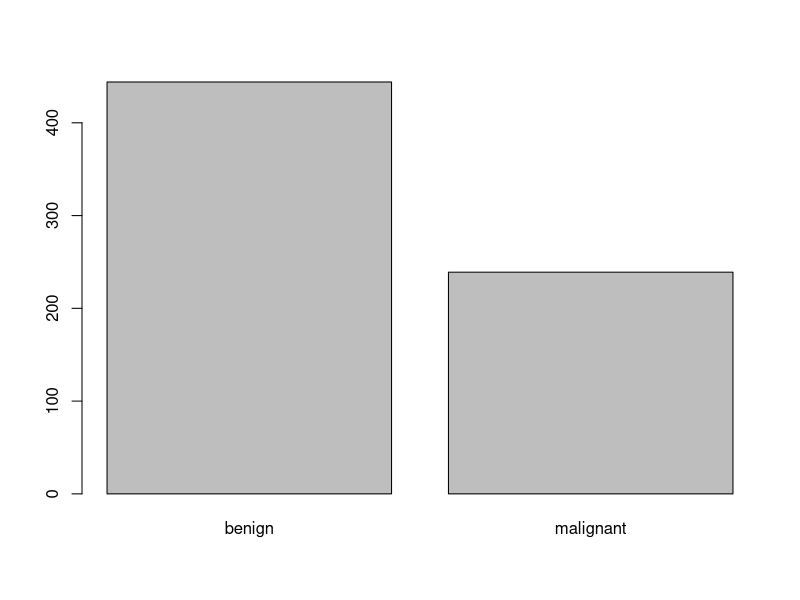
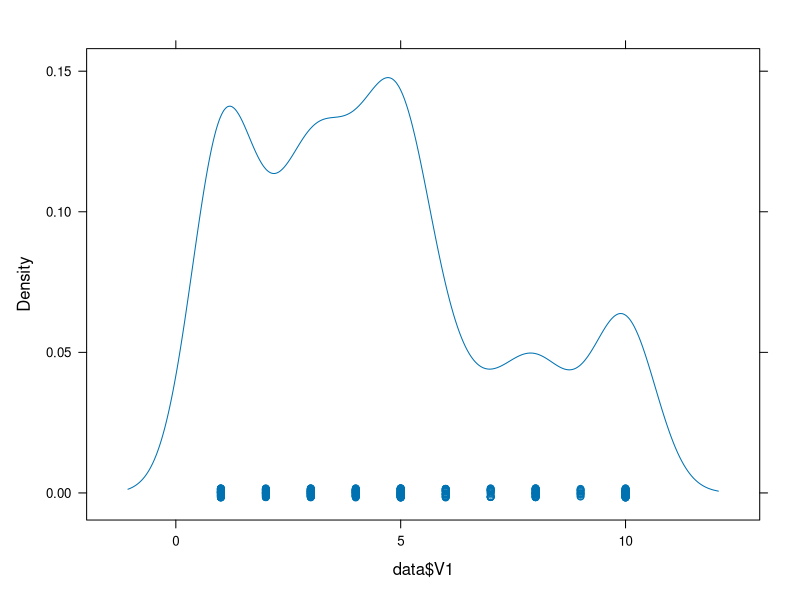

The R script that drew these images, in order:
## ---- chunk 1
knitr::opts_chunk$set(echo = TRUE)
## ---- chunk 2
library(MASS)
data(biopsy)
data <- biopsy
## ---- chunk 3
#Before omitting NA values
any(is.na(data))
data <- na.omit(data)
# After omitting NA values
any(is.na(data))
## ---- chunk 4
# Frequency:
freq = table(data$class)
freq
# Relative frequency:
class_freq = table(data$class)
samplesize = nrow(data)
class_relfreq = class_freq/samplesize
cbind(class_relfreq)
## ---- chunk 5
fre_d = data$class
fre_d.freq = table(fre_d)
barplot(fre_d.freq) 
## ---- chunk 6
# V1 clump thickness
clump_freq = table(data$V1)
clump_freq
## ---- chunk 7
# V1 clump thickness.
library(dplyr)
data %>%
  group_by(class) %>%
  summarize(Mean_V1 = mean(V1))
## ---- chunk 8
# Max occuring:
max(table(data$V5))
which.max(table(data$V5))
## ---- chunk 9
# V5 single epithelial cell size.
# The Q1 Q2 and Q3 values:
epithelial_percentile = quantile(data$V5, c(.25,.50,.75))
epithelial_percentile

# The interquartile range:
IQR(data$V5) 
## ---- chunk 10
correlation = cor(data$V1, data$V5)
print(paste("correlation = ", correlation))

# Justification:
# Correlation is the measure the strength of the linear relationship between two variables, here it is V1 and V5. Higher the value is to 1, the stronger the relation is. A value of 0.53 is a fairly good correlation but not considered a strong correlation. The value is also positive, this means there is a positive correlation between the two features. This signifies the variables move in the same direction - with increase in one there is an increase in the other. Hence, there is a correlation between clump thickness and epithelial cell size
## ---- chunk 11
library(e1071)
library(lattice)
## ---- chunk 12
print(paste("Kurtosis = ", kurtosis(data$V1)))
# The kurtosis value of -0.6441847 (k<0) suggests that it is platykurtic. 

print(paste("Skewness = ", skewness(data$V1)))
# The skewness value of 0.58507 (s>0) suggests that it is right-skewed. 

densityplot(data$V1)
## ---- chunk 13
# Drop the ID column as it is irrelavant and non-numeric datatype
data = subset(data, select = -c(ID))
str(data)
## ---- chunk 14
any(is.na(data))
## ---- chunk 15
data$class <- as.integer(data$class)
## ---- chunk 16
cols = colnames(data)
for (c in cols) {
  print(paste("Column", c, ": ", cor(data[[c]],data$V1)))
}
## ---- chunk 17
model <- lm(V1~.,data=data)
model
## ---- chunk 18
summary(model)
## ---- chunk 19
library(caret)
library(tidyverse)
set.seed(123)
# Split into test train with 7:3 ratio
data = subset(data, select = c(V4,V3,class,V1))
train_samples <- data$V1 %>% 
  createDataPartition(p=0.7,list=FALSE)
head(train_samples)
## ---- chunk 20
train <- data[train_samples,]
test <- data[-train_samples,]
## ---- chunk 21
model2 <- lm(V1~.,data=train)
summary(model2)
## ---- chunk 22
pred <- model2 %>%
  predict(test)
## ---- chunk 23
RMSE <- RMSE(pred,test$V1)
RMSE
## ---- chunk 24
R2 <- R2(pred,test$V1)
R2
# The R squared value is not very high (closer to 1, the better). Hence a better model can be built other than linear regression
## ---- chunk 25
sigma(model2)*100/mean(train$V1)
